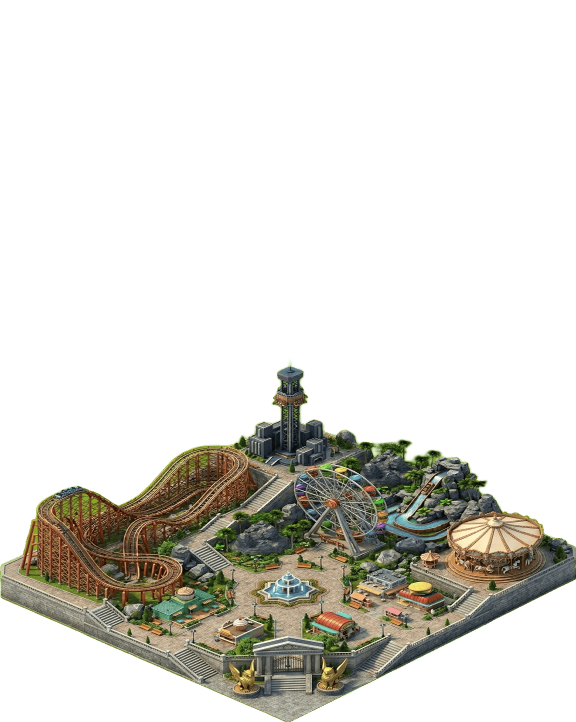
#> input picture assets/buildings/amusement_park_v1.png, 1152 x 1444 px (shown at 1/2 size); its folder holds only this picture in this run
$ python build.py
#> lines starting #> are read from the running program, lines starting #| are printed output that depends on the picture
#> (reads tools/night_lights/regions.json from the repository)
### tools/night_lights/nl_common.py
"""Shared pieces of the night-lights pipeline (city_builder.md §12).

A person draws every light region by hand in the review page (serve.py);
regions.json holds them, and build.py bakes them into the assets the app
draws at night:

    assets/buildings/lights.json        polygons + kind per sprite
    assets/buildings/lit/<sprite>.png   the lit pixels of those regions

Run with the sprite pipeline's venv (needs numpy, opencv, Pillow):

    tools/sprite_pipeline/.venv/bin/python tools/night_lights/serve.py
"""
from __future__ import annotations

import json
import zlib
from pathlib import Path

import cv2
import numpy as np
from PIL import Image

ROOT = Path(__file__).resolve().parents[2]
SPRITES = ROOT / "assets" / "buildings"
LIT_DIR = SPRITES / "lit"
LIGHTS_JSON = SPRITES / "lights.json"
HERE = Path(__file__).resolve().parent
# Every region a person drew, per sprite: the source of truth.
REGIONS_JSON = HERE / "regions.json"

# Night tint the previews use — the app's multiply colour at full night
# (sky_component.dart: 255 - 175, 255 - 160, 255 - 95).
NIGHT_TINT = np.array([80, 95, 160], dtype=np.float32) / 255.0

# Window light colours, picked per region by a stable hash so a facade is not
# one flat yellow. **Warm shades only**, pale gold to amber: an earlier
# palette had a neutral white and a cool blue-white for variety, and the
# blue ones read as an eyesore beside the rest (the user's call, 2026-10-03).
# Keep the red channel full and blue well under green.
WINDOW_COLOURS = [
    (255, 214, 140),
    (255, 214, 140),
    (255, 226, 166),
    (255, 226, 166),
    (255, 200, 118),
    (255, 236, 196),
    (255, 207, 128),
    (255, 188, 104),
]


def sprite_names() -> list[str]:
    """Every building sprite (`<id>_v<n>.png`), roads excluded."""
    return sorted(
        p.stem for p in SPRITES.glob("*_v*.png") if not p.stem.startswith("road")
    )


def load_rgba(name: str) -> np.ndarray:
#> called with name = 'amusement_park_v1'
    return np.array(Image.open(SPRITES / f"{name}.png").convert("RGBA"))
#> returned value is the input picture: shape (1444, 1152, 4); mean R, G, B, A 82.5, 111.6, 78.1, 65.3


# [4 lines left out: function sprite_size, not called in this run]


def regions_of(name: str, saved: dict) -> list[dict]:
    """The regions drawn on a sprite: `[{id, k, p}]`, `k` being `w`
    (window), `g` (glow), `s` (sign) or `l` (lamp) and `p` a flat polygon."""
    return saved.get(name, {}).get("regions", [])


def stable_hash(*parts) -> int:
    return zlib.crc32("/".join(str(p) for p in parts).encode())


# [6 lines left out: function polygon_mask, not called in this run]


# Every region is a simple polygon: a window is four corners, and nothing
# needs more than six. That keeps the lit shapes clean and easy to draw and
# correct by hand in the review page.
MAX_VERTICES = 6


# [39 lines left out: function tidy_polygon, not called in this run]


def region_centroid(polygon: list[float]) -> tuple[float, float]:
    pts = np.array(polygon, dtype=np.float32).reshape(-1, 2)
    return float(pts[:, 0].mean()), float(pts[:, 1].mean())


def bake_lit(rgba: np.ndarray, regions: list[dict], sprite: str) -> np.ndarray:
    """The lit pixels of [regions] as an RGBA image the size of the sprite.

    A window (`w`) and a glow (`g`: the same light, on all night) keep the
    sprite's own detail — frames, curtains, panes — as a brightness pattern,
    recoloured to a warm light. A sign (`s`: a cross, a neon, a screen, a
    tank of water) keeps its own hue and is pushed bright. Alpha is the
    region's coverage with a one-pixel feather, clipped to the sprite.
    """
#> called with sprite = 'amusement_park_v1'
    h, w = rgba.shape[:2]
#> h = 1444; w = 1152
    rgb = rgba[..., :3].astype(np.float32)
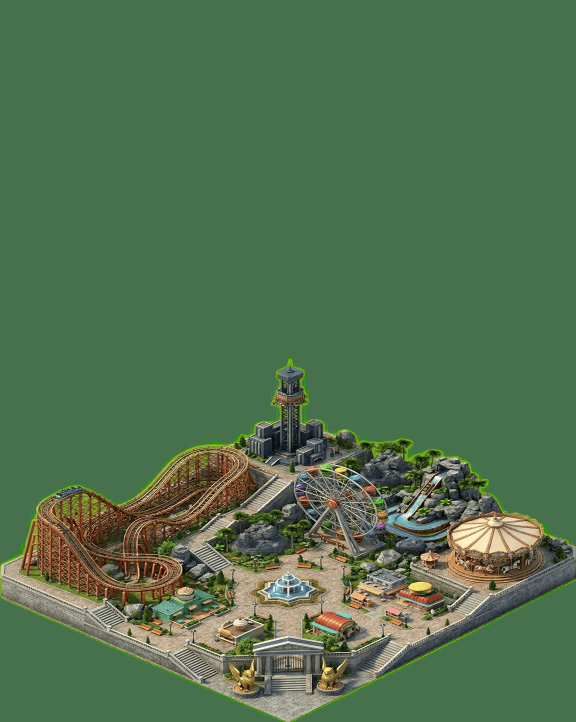
#> rgb: shape (1444, 1152, 3) float32 (shown at 1/2 size); mean R, G, B 82.9, 111.6, 79
    luma = (0.299 * rgb[..., 0] + 0.587 * rgb[..., 1] + 0.114 * rgb[..., 2]) / 255.0
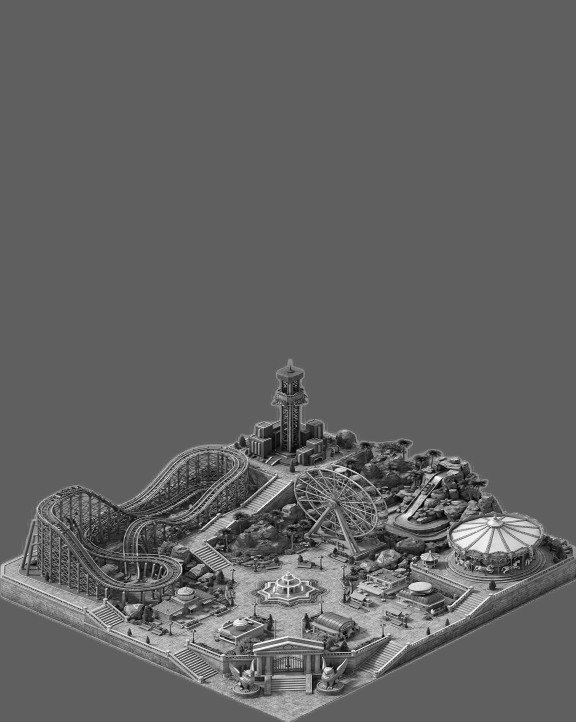
#> luma: shape (1444, 1152) float32 (shown at 1/2 size); min 0.03, max 0.982, mean 0.389
    out = np.zeros((h, w, 4), dtype=np.float32)
    for region in regions:
        if region.get("k") == "l":
            # A point lamp is drawn by the app (a core and a halo), not baked.
            continue
        mask = polygon_mask((h, w), region["p"]) & (rgba[..., 3] > 40)
        if not mask.any():
            continue
        cx, cy = region_centroid(region["p"])
        seed = stable_hash(sprite, round(cx), round(cy))
        values = luma[mask]
        lo, hi = np.percentile(values, 5), np.percentile(values, 95)
        norm = np.clip((luma - lo) / max(hi - lo, 0.08), 0.0, 1.0)
        if region.get("k") == "s":
            # Keep the hue: scale each pixel so its brightest channel is full.
            peak = np.maximum(rgb.max(axis=2, keepdims=True), 1.0)
            colour = rgb / peak * 255.0
            colour = colour * 0.75 + 255.0 * 0.25
            shade = 0.86 + 0.14 * norm
        else:
            base = np.array(
                WINDOW_COLOURS[seed % len(WINDOW_COLOURS)], dtype=np.float32
            )
            colour = np.broadcast_to(base, rgb.shape)
            # Brighter towards the top of the window, like a ceiling lamp.
            ys = np.arange(h, dtype=np.float32)[:, None]
            y0, y1 = np.where(mask.any(axis=1))[0][[0, -1]]
            fall = 1.0 - 0.14 * np.clip((ys - y0) / max(y1 - y0, 1), 0, 1)
            shade = (0.74 + 0.26 * norm) * fall
        lit = np.clip(colour * shade[..., None], 0, 255)
        soft = cv2.GaussianBlur(mask.astype(np.float32), (0, 0), 0.6)
        soft = np.clip(soft * 1.25, 0, 1) * (rgba[..., 3] / 255.0)
        better = soft > out[..., 3]
        out[..., :3][better] = lit[better]
        out[..., 3][better] = soft[better]
#> out: shape (1444, 1152, 4) float32; every value is 0
    out[..., 3] *= 255.0
    return np.clip(out, 0, 255).astype(np.uint8)
#> returned value: shape (1444, 1152, 4); every value is 0


# [32 lines left out: functions night_preview, write_regions, not called in this run]


def read_json(path: Path, default):
    if not path.exists():
        return default
    return json.loads(path.read_text())


def write_json(path: Path, data, compact=False) -> None:
    path.parent.mkdir(parents=True, exist_ok=True)
    separators = (",", ":") if compact else None
    path.write_text(json.dumps(data, separators=separators) + "\n")

### tools/night_lights/build.py
#!/usr/bin/env python3
"""Bake the hand-drawn light regions into the assets the app draws at night.

    regions.json      what a person drew in the review page
  = assets/buildings/lights.json        polygons + kind, per sprite
    assets/buildings/lit/<sprite>.png   the lit pixels of those regions

    tools/sprite_pipeline/.venv/bin/python tools/night_lights/build.py
    tools/sprite_pipeline/.venv/bin/python tools/night_lights/build.py school_v1
"""
from __future__ import annotations

import sys
from pathlib import Path

from PIL import Image

sys.path.insert(0, str(Path(__file__).resolve().parent))
import nl_common as nl  # noqa: E402


# Region kind → the kind the app reads from lights.json.
APP_KIND = {"s": "g"}


def build_sprite(name: str, saved: dict, lights: dict) -> int:
    """Bakes one sprite; updates [lights] in place. Returns its region count.
    A sprite with no regions has no entry and no lit image."""
    regions = nl.regions_of(name, saved)
    target = nl.LIT_DIR / f"{name}.png"
    if not regions:
        lights.pop(name, None)
        if target.exists():
            target.unlink()
        return 0
    rgba = nl.load_rgba(name)
    lit = nl.bake_lit(rgba, regions, name)
    nl.LIT_DIR.mkdir(parents=True, exist_ok=True)
    Image.fromarray(lit).save(target, optimize=True)
    h, w = rgba.shape[:2]
#> h = 1444; w = 1152
    lights[name] = {
        "s": [w, h],
        # The app only needs the hours: a sign burns all night like a glow,
        # and its colour is already in the lit image.
        "r": [{"k": APP_KIND.get(r["k"], r["k"]), "p": r["p"]} for r in regions],
    }
    return len(regions)


def main() -> None:
    names = sys.argv[1:] or nl.sprite_names()
    saved = nl.read_json(nl.REGIONS_JSON, {})
    lights = nl.read_json(nl.LIGHTS_JSON, {})
    total = 0
    for name in names:
        total += build_sprite(name, saved, lights)
    nl.write_json(nl.LIGHTS_JSON, dict(sorted(lights.items())), compact=True)
    print(
        f"baked {len(names)} sprites, {total} regions → "
        f"{nl.LIGHTS_JSON.relative_to(nl.ROOT)}, {nl.LIT_DIR.relative_to(nl.ROOT)}/"
    )


if __name__ == "__main__":
    main()
